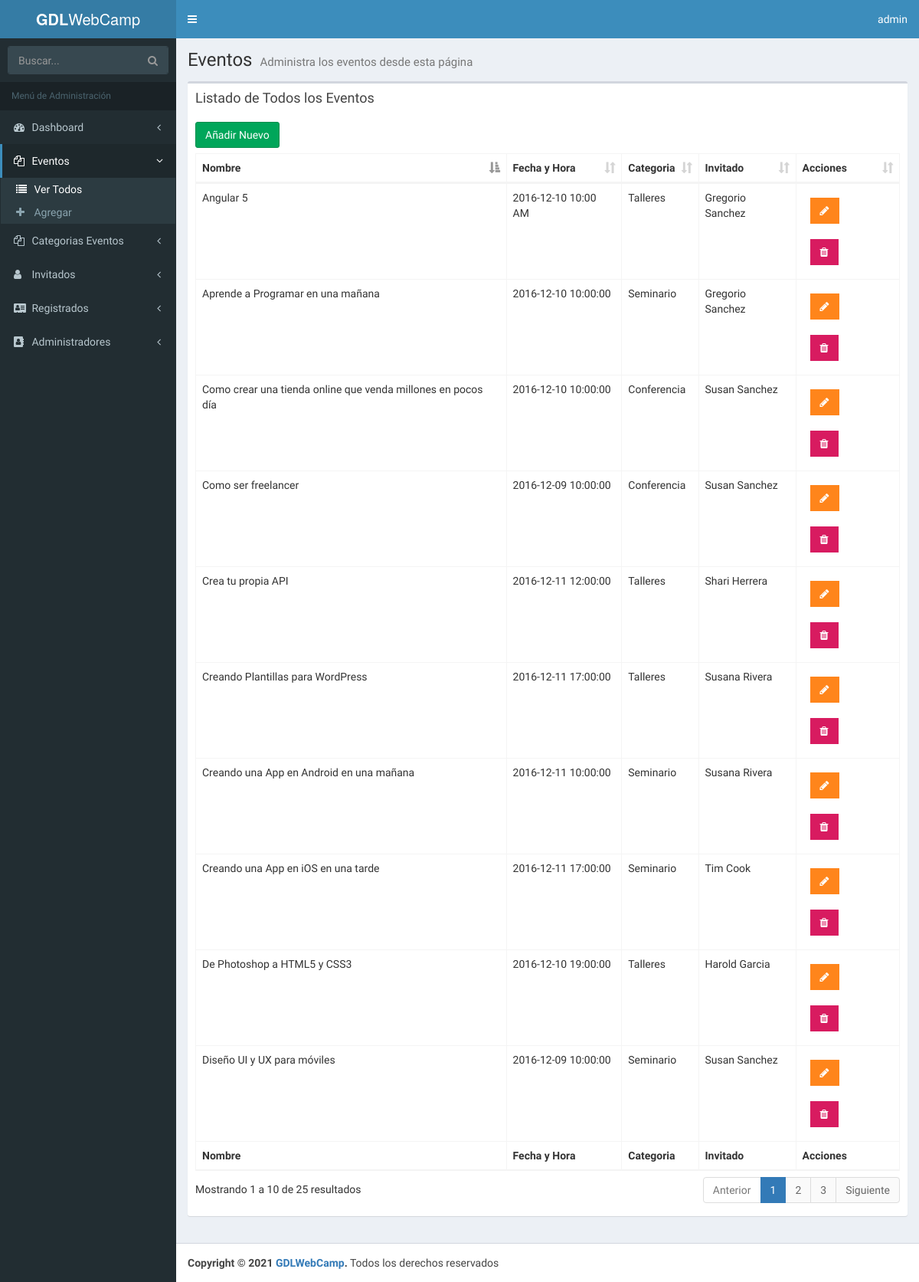
The page /admin/lista-eventos.php (signed in) on the database as committed earlier.
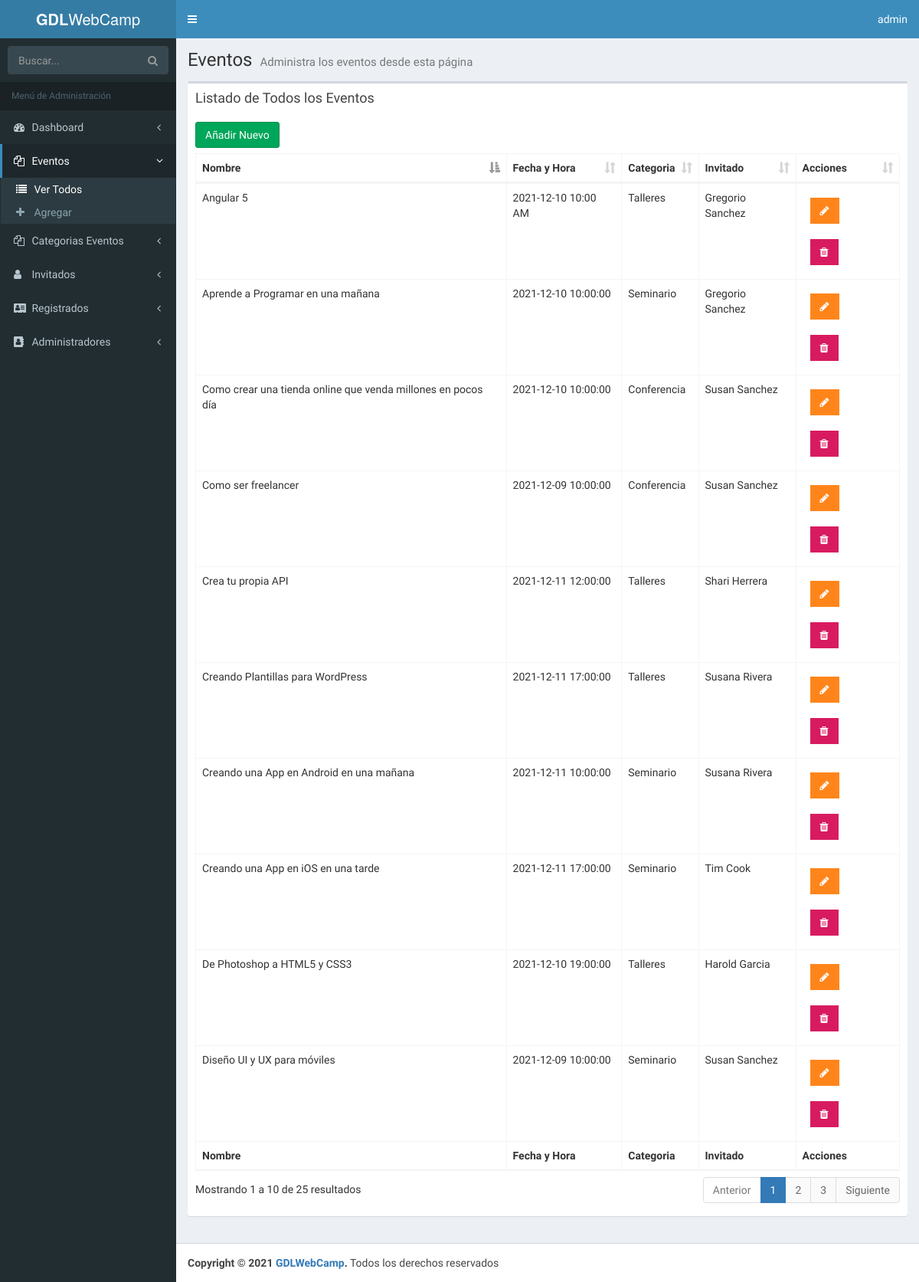
The same page on the database as committed later.
### tables this page shows
CREATE TABLE `eventos` (
  `evento_id` tinyint(10) NOT NULL,
  `nombre_evento` varchar(60) NOT NULL,
  `fecha_evento` date NOT NULL,
  `hora_evento` varchar(10) NOT NULL,
  `id_cat_evento` tinyint(10) NOT NULL,
  `id_inv` tinyint(4) NOT NULL,
  `clave` varchar(10) NOT NULL
);

CREATE TABLE `categoria_evento` (
  `id_categoria` tinyint(10) NOT NULL,
  `cat_evento` varchar(50) NOT NULL,
  `icono` varchar(15) NOT NULL,
  `actualizado` datetime NOT NULL
);

CREATE TABLE `invitados` (
  `invitado_id` tinyint(4) NOT NULL,
  `nombre_invitado` varchar(30) NOT NULL,
  `apellido_invitado` varchar(30) NOT NULL,
  `descripcion` text NOT NULL,
  `url_imagen` varchar(50) NOT NULL,
  `editado` datetime NOT NULL
);

### admin/funciones/funciones.php (called while the page is built, shortened)
<?php
function obtener_template() {
    $file = basename($_SERVER['PHP_SELF']);
    $pagename = str_replace(".php","",$file);
    return $pagename;
}

### admin/lista-eventos.php (the view, shortened to what this page needs)
<?php
include_once 'funciones/funciones.php';
include_once 'templates/header.php'; ?>
<body class="hold-transition skin-blue fixed sidebar-mini">
<div class="wrapper">
    <?php include_once 'templates/barra.php'; ?>
    <?php include_once 'templates/navegacion.php'; ?>
  <div class="content-wrapper">
    <section class="content-header">
      <h1>
        Eventos
        <small>Administra los eventos desde esta página</small>
      </h1>
    </section>
    <section class="content">
    <div class="row">
      <div class="col-xs-12">
        <div class="box">
          <div class="box-header">
            <h3 class="box-title">Listado de Todos los Eventos</h3>
          </div>
          <div class="box-body">
            <a href="nuevo-evento.php" class="btn btn-success">Añadir Nuevo</a>
            <table id="registros" class="table table-bordered table-hover">
                <thead>
                        <tr>
                            <th>Nombre</th>
                            <th>Fecha y Hora</th>
                            <th>Categoria</th>
                            <th>Invitado</th>
                            <th>Acciones</th>
                        </tr>
                </thead>
                <tbody>
                <?php
                  try {
                    $sql = "SELECT `evento_id`, `nombre_evento`, `fecha_evento`, `hora_evento` , `cat_evento`, `nombre_invitado`, `apellido_invitado` ";
                    $sql .= "FROM `eventos` ";
                    $sql .= "INNER JOIN `categoria_evento` ";
                    $sql .= "ON eventos.id_cat_evento=categoria_evento.id_categoria ";
                    $sql .= "INNER JOIN `invitados` ";
                    $sql .= "ON eventos.id_inv=invitados.invitado_id ";
                    $sql .= "ORDER BY `evento_id` ";
                    $resultado = $conn->query($sql);
                  } catch (Exception $e) {
                    $error = $e->getMessage();
                  }
                  while($eventos = $resultado->fetch_assoc() ) {  ?>
                      <tr>
                              <td><?php echo $eventos['nombre_evento']; ?></td>
                              <td><?php echo $eventos['fecha_evento'] ." ". $eventos['hora_evento'];  ?></td>
                              <td><?php echo $eventos['cat_evento'] ?></td>
                              <td><?php echo $eventos['nombre_invitado'] . " " . $eventos['apellido_invitado']; ?></td>
                              <td>
                                  <a href="editar-evento.php?id=<?php echo $eventos['evento_id']; ?>" type="button" class="btn bg-orange btn-flat margin"> <i class="fa fa-pencil" aria-hidden="true"></i></a>
                                  <a href="#" data-id="<?php echo $eventos['evento_id']; ?>" data-tipo="evento" type="button" class="btn bg-maroon btn-flat margin borrar_registro"><i class="fa fa-trash" aria-hidden="true"></i></a>
                             </td>
                      </tr>
                  <?php } ?>
                </tbody>
                <tfoot>
                      <tr>
                          <th>Nombre</th>
                          <th>Fecha y Hora</th>
                          <th>Categoria</th>
                          <th>Invitado</th>
                          <th>Acciones</th>
                      </tr>
                </tfoot>
            </table>
          </div>
        </div>
      </div>
    </div>
  </section>
  </div>
<?php
  include_once 'templates/footer.php';
  include_once 'templates/footer-scripts.php';
?>

### admin/templates/header.php (shortened to what this page needs)
<!DOCTYPE html>
<html>
<head>
      <link rel="stylesheet" href="css/select2.css">
      <link rel="stylesheet" href="css/bootstrap.min.css">
      <link rel="stylesheet" href="css/font-awesome.min.css">
      <link rel="stylesheet" href="css/ionicons.min.css">
      <link rel="stylesheet" href="css/AdminLTE.min.css">
      <link rel="stylesheet" href="css/sweetalert2.min.css">
      <link rel="stylesheet" href="css/dataTables.bootstrap.min.css">
      <link rel="stylesheet" href="css/bootstrap-datepicker.min.css">
      <link rel="stylesheet" href="css/bootstrap-timepicker.min.css">
      <link rel="stylesheet" href="css/fontawesome-iconpicker.css">
      <link rel="stylesheet" href="css/morris.css">
      <link rel="stylesheet" href="css/icheck.css">
      <link rel="stylesheet" href="css/_all-skins.min.css">
      <link rel="stylesheet" href="css/gdlwebcamp.css">
</head>

### admin/templates/barra.php (shortened to what this page needs)
<header class="main-header">
  <a href="../index.php" class="logo">
    <span class="logo-lg"><b>GDL</b>WebCamp</span>
  </a>
  <nav class="navbar navbar-static-top">
    <a href="#" class="sidebar-toggle" data-toggle="push-menu" role="button">
    </a>
    <div class="navbar-custom-menu">
      <ul class="nav navbar-nav">
          <li class="dropdown user user-menu">
              <a href="#" class="dropdown-toggle" data-toggle="dropdown">
                <?php $usuario = $_SESSION['usuario']; ?>
                <span class="hidden-xs"><?php echo $usuario; ?></span>
              </a>
          </li>
      </ul>
    </div>
  </nav>
</header>

### admin/templates/navegacion.php (shortened to what this page needs)
<?php $template = obtener_template(); ?>
  <aside class="main-sidebar">
    <section class="sidebar">
      <form action="#" method="get" class="sidebar-form">
        <div class="input-group">
          <input type="text" name="q" class="form-control" placeholder="Buscar...">
              <span class="input-group-btn">
                  <button type="submit" name="search" id="search-btn" class="btn btn-flat"><i class="fa fa-search"></i>
                  </button>
              </span>
        </div>
      </form>
      <ul class="sidebar-menu" data-widget="tree">
            <li class="header">Menú de Administración</li>
            <li class="treeview">
                <a href="#">
                    <i class="fa fa-dashboard"></i> <span>Dashboard</span>
                    <span class="pull-right-container">
                        <i class="fa fa-angle-left pull-right"></i>
                    </span>
                </a>
            </li>
            <?php $paginas = array('nuevo-evento', 'lista-eventos', 'editar-evento'); ?>
            <li class="treeview <?php echo (in_array($template, $paginas) ) ? 'active' : '' ?> ">
                <a href="#">
                    <i class="fa fa-files-o"></i> <span>Eventos </span>
                    <span class="pull-right-container">
                        <i class="fa fa-angle-left pull-right"></i>
                    </span>
                </a>
                <ul class="treeview-menu">
                    <li class="<?php echo ($template =='lista-eventos' ) ? 'active' : '' ?>">
                        <a href="lista-eventos.php"><i class="fa fa-list" aria-hidden="true"></i> Ver Todos</a>
                    </li>
                    <li class="<?php echo ($template =='nuevo-evento' ) ? 'active' : '' ?>">
                        <a href="nuevo-evento.php"><i class="fa fa-plus" aria-hidden="true"></i> Agregar</a>
                    </li>
                </ul>
            </li>
            <li class="treeview">
                <a href="#">
                    <i class="fa fa-files-o"></i> <span>Categorias Eventos </span>
                    <span class="pull-right-container">
                        <i class="fa fa-angle-left pull-right"></i>
                    </span>
                </a>
            </li>
            <li class="treeview">
                <a href="#">
                    <i class="fa fa-user"></i> <span>Invitados </span>
                    <span class="pull-right-container">
                        <i class="fa fa-angle-left pull-right"></i>
                    </span>
                </a>
            </li>
            <li class="treeview">
                <a href="#">
                    <i class="fa fa-address-card"></i> <span>Registrados </span>
                    <span class="pull-right-container">
                        <i class="fa fa-angle-left pull-right"></i>
                    </span>
                </a>
            </li>
            <?php if($_SESSION['nivel'] == 1): ?>
                <li class="treeview">
                    <a href="#">
                        <i class="fa fa-address-book"></i> <span>Administradores </span>
                        <span class="pull-right-container">
                            <i class="fa fa-angle-left pull-right"></i>
                        </span>
                    </a>
                </li>
            <?php endif; ?>
        </ul>
    </section>
  </aside>

### admin/templates/footer.php (shortened to what this page needs)
  <footer class="main-footer">
    <strong>Copyright &copy; <?php echo date('Y'); ?> <a href="../index.php">GDLWebCamp</a>.</strong> Todos los derechos reservados
  </footer>
</div>

### admin/templates/footer-scripts.php (shortened to what this page needs)
</body>
</html>

Rows that differ between the two databases and show on the page:
changed eventos "Como ser freelancer": fecha_evento "2016-12-09" → "2021-12-09"
changed eventos "Diseño UI y UX para móviles": fecha_evento "2016-12-09" → "2021-12-09"
changed eventos "Angular 5": fecha_evento "2016-12-10" → "2021-12-10"
changed eventos "De Photoshop a HTML5 y CSS3": fecha_evento "2016-12-10" → "2021-12-10"
changed eventos "Como crear una tienda online que venda millones en pocos día": fecha_evento "2016-12-10" → "2021-12-10"
changed eventos "Aprende a Programar en una mañana": fecha_evento "2016-12-10" → "2021-12-10"
changed eventos "Crea tu propia API": fecha_evento "2016-12-11" → "2021-12-11"
changed eventos "Creando Plantillas para WordPress": fecha_evento "2016-12-11" → "2021-12-11"
changed eventos "Creando una App en Android en una mañana": fecha_evento "2016-12-11" → "2021-12-11"
changed eventos "Creando una App en iOS en una tarde": fecha_evento "2016-12-11" → "2021-12-11"
